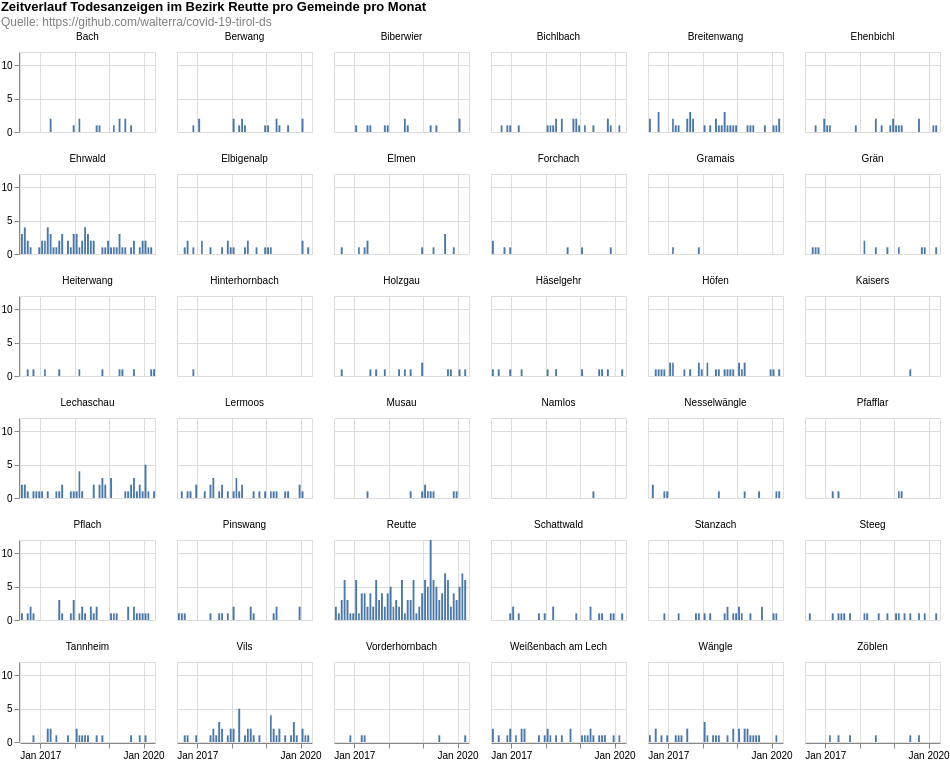

Write a Vega-Lite specification for this figure.
### Vega-Lite specification from a JSON file in a GitHub repository (floating-point values rounded to 4 significant figures; data arrays with more than 128 entries replaced by an {"elided": "..."} marker saying what was removed)
{"$schema": "https://vega.github.io/schema/vega-lite/v4.8.1.json", "columns": 6, "config": {"view": {"continuousHeight": 300, "continuousWidth": 400}}, "data": {"name": "data-ee081378967fdc73c945bb5a8685cf7a"}, "datasets": {"data-ee081378967fdc73c945bb5a8685cf7a": {"elided": "818 records"}}, "facet": {"field": "municipaly", "title": null, "type": "nominal"}, "padding": 0, "spec": {"layer": [{"encoding": {"tooltip": [{"field": "date", "timeUnit": "yearmonth", "type": "temporal"}, {"aggregate": "sum", "field": "count", "type": "quantitative"}], "x": {"field": "date", "timeUnit": "yearmonth", "title": null, "type": "temporal"}, "y": {"aggregate": "sum", "field": "count", "title": null, "type": "quantitative"}}, "height": 80, "mark": "bar", "width": 135}]}, "title": {"color": "black", "subtitle": ["Quelle: https://github.com/walterra/covid-19-tirol-ds"], "subtitleColor": "gray", "text": ["Zeitverlauf Todesanzeigen im Bezirk Reutte pro Gemeinde pro Monat"]}}
